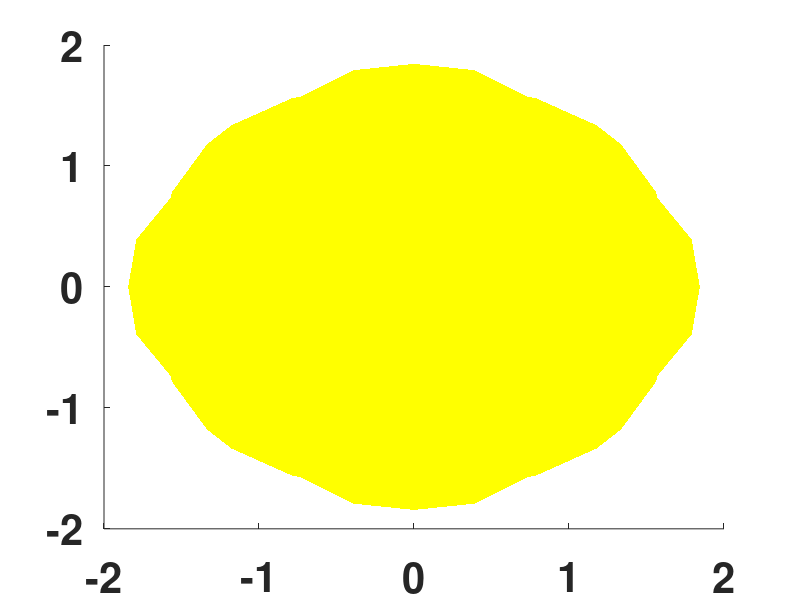

MATLAB code to generate this figure: (Note: this script raises an error after producing the figure.)
% A program to solve the 3D nonlinear Schr\"{o}dinger equation using a
% splitting method 

clear all; format compact; format short;
set(0,'defaultaxesfontsize',30,'defaultaxeslinewidth',.7,...
    'defaultlinelinewidth',6,'defaultpatchlinewidth',3.7,...
    'defaultaxesfontweight','bold')

% set up grid
tic
Lx = 4;         % period  2*pi*L
Ly = 4;         % period  2*pi*L
Lz = 4;         % period  2*pi*L
Nx = 64;        % number of harmonics
Ny = 64;        % number of harmonics
Nz = 64;        % number of harmonics
Nt = 100;       % number of time slices
dt = 1.0/Nt;    % time step

Es = 1.0;  % focusing or defocusing parameter

% initialise variables
x = (2*pi/Nx)*(-Nx/2:Nx/2 -1)'*Lx;          % x coordinate
kx = 1i*[0:Nx/2-1 0 -Nx/2+1:-1]'/Lx;        % wave vector
y = (2*pi/Ny)*(-Ny/2:Ny/2 -1)'*Ly;          % y coordinate
ky = 1i*[0:Ny/2-1 0 -Ny/2+1:-1]'/Ly;        % wave vector
z = (2*pi/Nz)*(-Nz/2:Nz/2 -1)'*Lz;          % y coordinate
kz = 1i*[0:Nz/2-1 0 -Nz/2+1:-1]'/Lz;        % wave vector
[xx,yy,zz]=meshgrid(x,y,z);
[k2xm,k2ym,k2zm]=meshgrid(kx.^2,ky.^2,kz.^2);

% initial conditions
u = exp(-(xx.^2+yy.^2+zz.^2));
v=fftn(u);
figure(1); clf; UP = abs(u).^2;
p1 = patch(isosurface(x,y,z,UP,.0025),...
    'FaceColor','yellow','EdgeColor','none');
p2 = patch(isocaps(x,y,z,UP,.0025),...
    'FaceColor','interp','EdgeColor','none');
isonormals(UP,p1); lighting phong;
xlabel('x'); ylabel('y'); zlabel('z'); 
axis equal; axis square; view(3); drawnow;
t=0; tdata(1)=t;

% mass
ma = fftn(abs(u).^2);
ma0 = ma(1,1,1);

% solve pde and plot results

for n =2:Nt+1
    vna=exp(0.5*1i*dt*(k2xm + k2ym + k2zm)).*v;
    una=ifftn(vna);
    pot=Es*((abs(una)).^2);
    unb=exp(-1i*dt*pot).*una;
    vnb=fftn(unb);
    v=exp(0.5*1i*dt*(k2xm + k2ym + k2zm)).*vnb;
    u=ifftn(v);
    t=(n-1)*dt;
    tdata(n)=t;
    if (mod(n,10)==0)
        figure(1); clf; UP = abs(u).^2;
        p1 = patch(isosurface(x,y,z,UP,.0025),...
            'FaceColor','yellow','EdgeColor','none');
        p2 = patch(isocaps(x,y,z,UP,.0025),...
            'FaceColor','interp','EdgeColor','none');
        isonormals(UP,p1); lighting phong;
        xlabel('x'); ylabel('y'); zlabel('z'); 
        axis equal; axis square; view(3); drawnow;
        ma = fftn(abs(u).^2);
        ma = ma(1,1,1);  test = log10(abs(1-ma/ma0))
     end
end
figure(4); clf; UP = abs(u).^2;
p1 = patch(isosurface(x,y,z,UP,.0025),...
    'FaceColor','yellow','EdgeColor','none');
p2 = patch(isocaps(x,y,z,UP,.0025),...
    'FaceColor','interp','EdgeColor','none');
isonormals(UP,p1); lighting phong;
xlabel('x'); ylabel('y'); zlabel('z'); 
axis equal; axis square;  view(3); drawnow;
toc